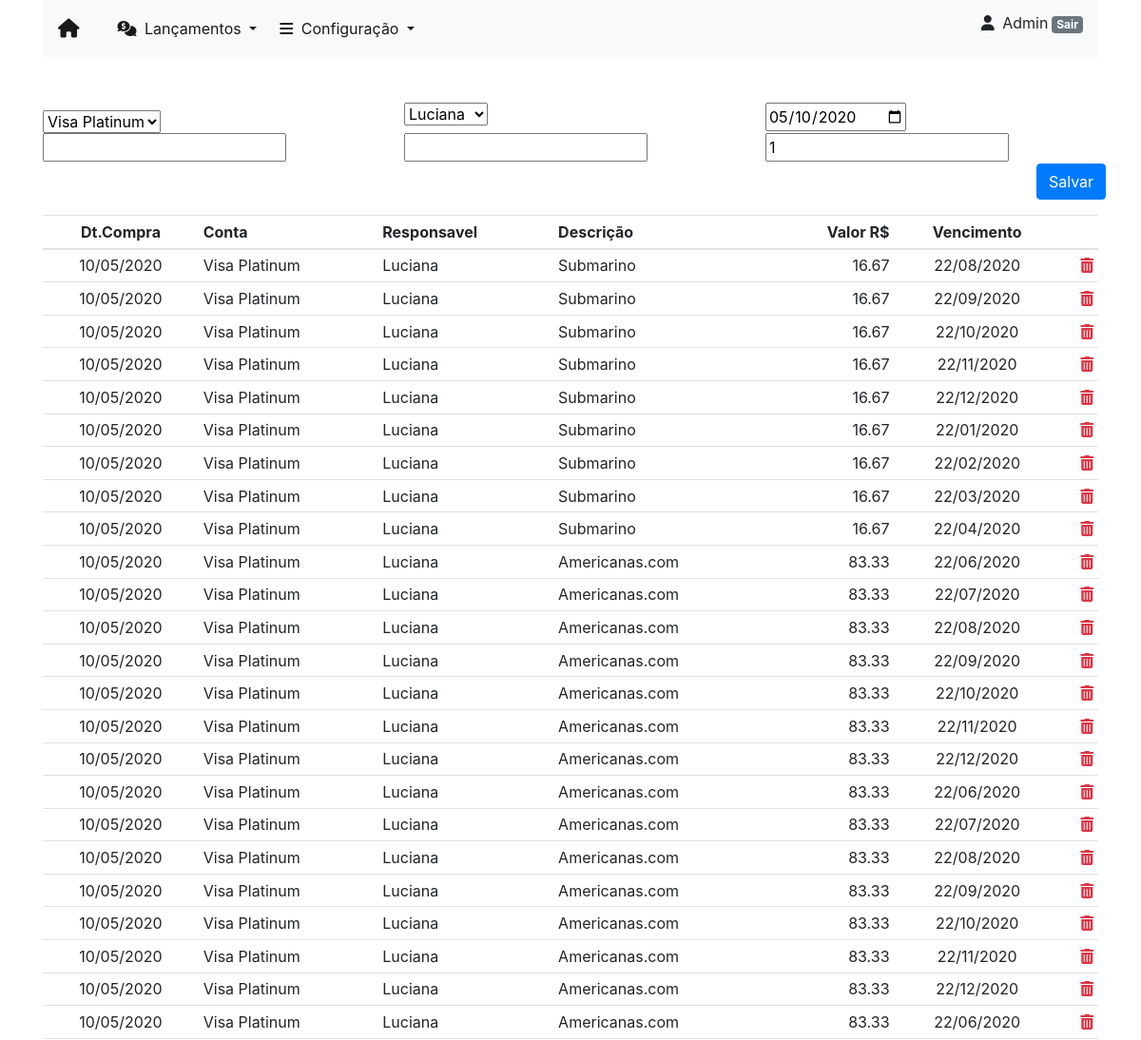
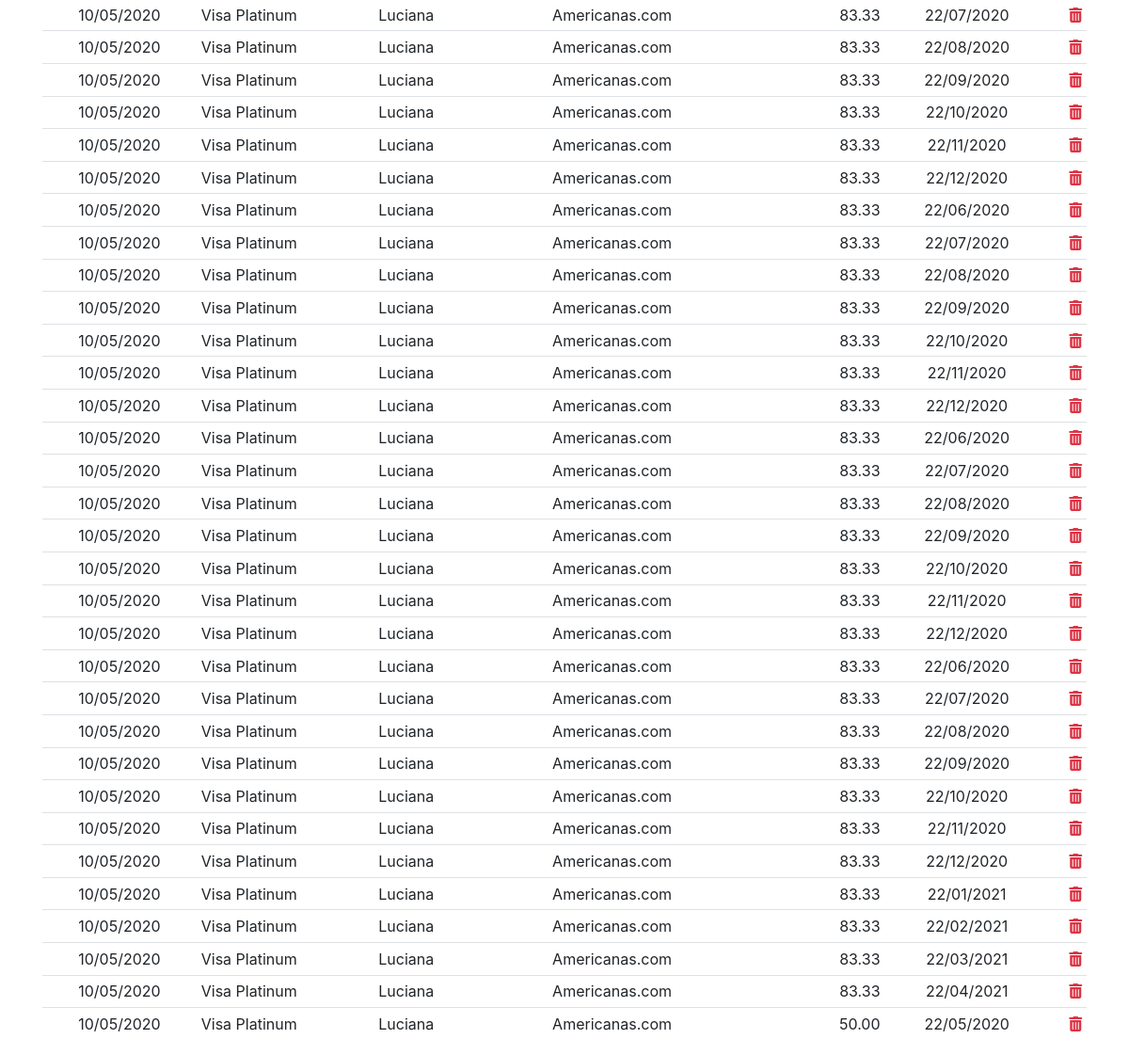
Screenshot of /contas/compra/ (signed in) with the database file from the repository (2 pictures, top to bottom).
### contas/models.py (models this page shows, shortened)
class Conta(models.Model):
    nome = models.CharField(max_length=30)
    dia_fechamento = models.IntegerField()
    dia_vencimento = models.IntegerField()
    def __str__(self):
        return self.nome

class Responsavel(models.Model):
    nome = models.CharField(max_length=30)
    def __str__(self):
        return self.nome

class Contas_a_pagar(models.Model):
    conta = models.ForeignKey(Conta, on_delete=models.PROTECT)
    responsavel = models.ForeignKey(Responsavel, on_delete=models.PROTECT)
    data_compra = models.DateField()
    descricao = models.CharField(max_length=30)
    numero_parcela = models.IntegerField()
    valor_parcela = models.DecimalField(max_digits=10, decimal_places=2)
    data_vencimento = models.DateField()

### contas/views.py (the view, shortened to what this page needs)
# urls.py: path('compra/', compra_new, name='compra_new'),
@login_required
def compra_new(request):
    form = CompraForm(request.POST or None)
    contas_a_pagar = Contas_a_pagar.objects.all().order_by('data_compra')
    relatorio = []
    for conta in contas_a_pagar:
        relatorio.append(dict(
            id=conta.id,
            conta=conta.conta,
            responsavel=conta.responsavel,
            data_compra=conta.data_compra.strftime('%d/%m/%Y'),
            descricao=conta.descricao,
            valor_parcela=conta.valor_parcela,
            data_vencimento=conta.data_vencimento.strftime('%d/%m/%Y')
        ))
    return render(request, 'new_compra.html', {'form': form, 'relatorio': relatorio})

### contas/forms.py
class CompraForm(forms.Form):
    conta = forms.ModelChoiceField(queryset=Conta.objects.all(), empty_label=None, label='')
    responsavel = forms.ModelChoiceField(queryset=Responsavel.objects.all(), empty_label=None, label='Responśavel pelo Lançamento')
    data_compra = forms.DateField(initial=date.today().strftime('%Y-%m-%d'), widget=DateInput(), label='Data da Compra')
    descricao = forms.CharField(max_length=30, label='Descrição')
    valor = forms.DecimalField(max_digits=10, decimal_places=2, widget=forms.TextInput, label='Valor R$')
    quantidade_parcelas = forms.IntegerField(widget=forms.TextInput, initial=1, label='Quantidade de Parcelas')

### contas/templates/new_compra.html (shortened to what this page needs)
{% extends 'base.html' %}
{% load bootstrap %}
{% block main %}
    <div class="desktop">
        <form method="POST" enctype="multipart/form-data">
            <div class="row mt-5">
                <div class="col-4 mt-2">{{ form.conta|bootstrap }}</div>
                <div class="col-4">{{ form.responsavel|bootstrap }}</div>
                <div class="col-4">{{ form.data_compra|bootstrap }}</div>
            </div>
            <div class="row">
                <div class="col-4">{{ form.descricao|bootstrap }}</div>
                <div class="col-4">{{ form.valor|bootstrap }}</div>
                <div class="col-3">{{ form.quantidade_parcelas|bootstrap }}</div>
                <div class="col-1 mt-4 pt-2">
                    <button type="submit" class="btn btn-primary">Salvar</button>
                </div>
            </div>
        </form>
    </div>
    <div class="desktop">
        <table class="table table-sm mt-3">
            <thead>
            <tr>
                <th class="text-center">Dt.Compra</th>
                <th class="text-left">Conta</th>
                <th class="text-left">Responsavel</th>
                <th class="text-left">Descrição</th>
                <th class="text-right">Valor R$</th>
                <th class="text-center">Vencimento</th>
                <th></th>
            </tr>
            </thead>
            <tbody>
            {% for item in relatorio %}
            <tr>
                <td class="text-center">{{ item.data_compra }}</td>
                <td class="text-left">{{ item.conta }}</td>
                <td class="text-left">{{ item.responsavel }}</td>
                <td class="text-left">{{ item.descricao }}</td>
                <td class="text-right">{{ item.valor_parcela }}</td>
                <td class="text-center">{{ item.data_vencimento }}</td>
                <td class="text-right"><a href="{% url 'delete_compra' item.id %}" class="confirm-delete text-danger" title="Delete" data-toggle="modal" data-target="#confirmDeleteModal"><i class="fas fa-trash-alt"></i></a></td>
            </tr>
            {% endfor %}
            </tbody>
        </table>
    </div>
{% endblock %}

### templates/base.html (shortened to what this page needs)
{% load static %}
<!DOCTYPE html>
<html lang="pt-br">
<head>
    <link rel="stylesheet" href="https://stackpath.bootstrapcdn.com/bootstrap/4.4.1/css/bootstrap.min.css">
    <link rel="stylesheet" href="{% static 'sticky-footer.css' %}">
    <link rel="stylesheet" href="{% static 'style.css' %}">
</head>
<body>
    <header class="container">
        <nav class="navbar navbar-expand-lg navbar-light bg-light mb-5">
            <a class="navbar-brand mr-4" href="{% url 'extrato_contas' %}">
                <i class="fas fa-home"></i>
            </a>
            <div class="collapse navbar-collapse" id="navbarNavDropdown">
                <ul class="navbar-nav">
                    <li class="nav-item dropdown ml-2">
                        <a class="nav-link active dropdown-toggle" href="#" id="navbarDropdownMenuLink" role="button" data-toggle="dropdown" aria-haspopup="true" aria-expanded="false">
                            <i class="fas fa-comments-dollar mr-1"></i> Lançamentos
                        </a>
                    </li>
                    <li class="nav-item dropdown ml-2">
                        <a class="nav-link active dropdown-toggle" href="#" id="navbarDropdownMenuLink" role="button" data-toggle="dropdown" aria-haspopup="true" aria-expanded="false">
                            <i class="fas fa-bars mr-1"></i> Configuração
                        </a>
                    </li>
                </ul>
            </div>
            {% if user.is_authenticated %}
            <p class="desktop text-capitalize text-right mt-1"><i class="fas fa-user mr-1"></i> {{ user.username }}<a class="badge badge-secondary ml-1" href="{% url 'logout' %}">Sair</a></p>
            {% else %}
            <a class="desktop btn btn-secondary ml-1" href="{% url 'login' %}">Login</a>
            {% endif %}
        </nav>
    </header>
    <div class="container">
            {% block main %}{% endblock %}
    </div>
</body>
</html>

### static/style.css (style rules this page uses)
@media only screen and (min-width: 380px) { .desktop { display: inline !important; } }

### rows the page displays
Conta: data_compra "10/05/2020", conta "Visa Platinum", responsavel "Luciana", descricao "Submarino", valor_parcela "16.67", data_vencimento "22/08/2020", data_vencimento "22/09/2020", data_vencimento "22/10/2020", data_vencimento "22/11/2020", data_vencimento "22/12/2020", data_vencimento "22/01/2020", data_vencimento "22/02/2020", data_vencimento "22/03/2020", data_vencimento "22/04/2020", descricao "Americanas.com", valor_parcela "83.33", data_vencimento "22/06/2020", data_vencimento "22/07/2020", data_vencimento "22/01/2021", data_vencimento "22/02/2021", data_vencimento "22/03/2021", data_vencimento "22/04/2021", valor_parcela "50.00", data_vencimento "22/05/2020"

### other values shown
{{ user.username }} "Admin"
